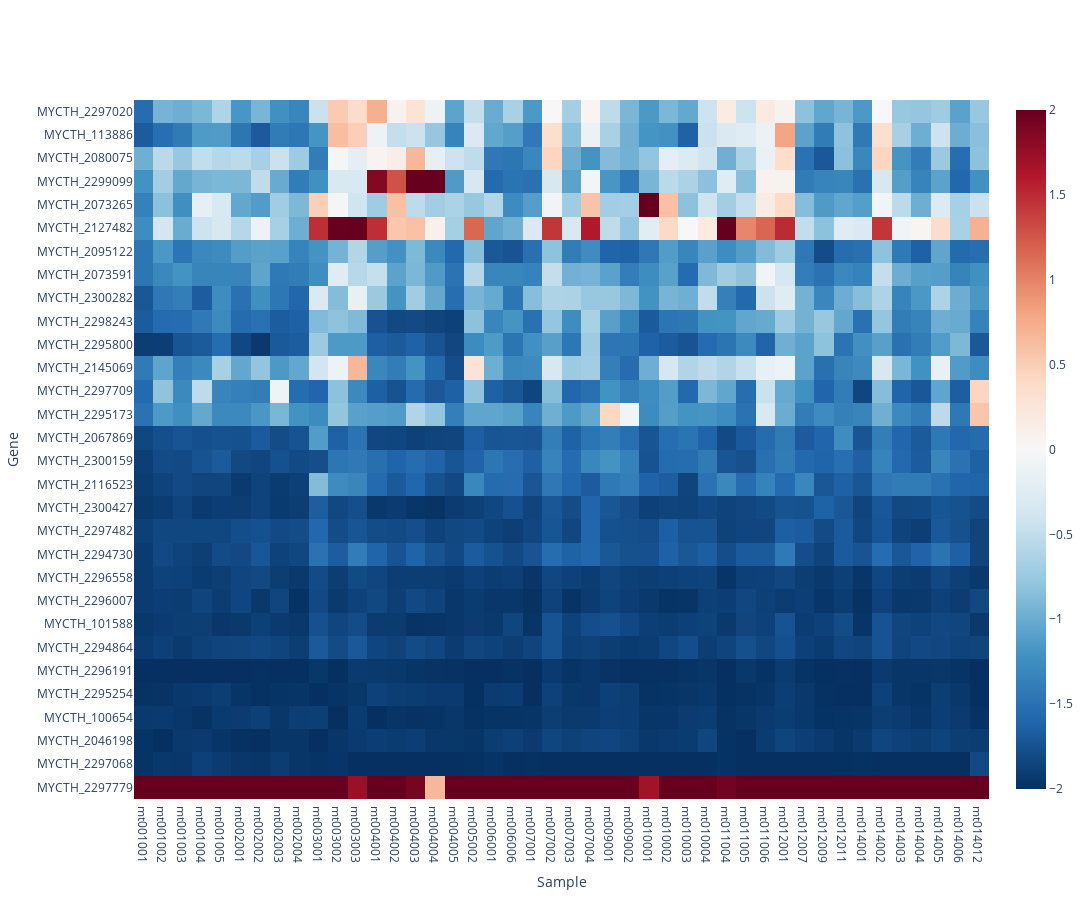

The code cell stored with this chart in its notebook:
### Markdown cell above
### 添加聚类

### Code cell
import numpy as np
import pandas as pd
import plotly.graph_objects as go
from scipy.cluster.hierarchy import linkage, leaves_list

def create_heatmap_without_sample_clustering(df, color='RdBu_r'):

    # 第一列改名为gene_id，并设置为索引
    df = df.rename(columns={df.columns[0]: 'gene_id'})
    df = df.set_index('gene_id')

    # 数据归一化
    df_normalized = df.apply(lambda x: np.interp(x, (x.min(), x.max()), (-2, 2)))

    # 对基因（行）进行层次聚类
    gene_linkage = linkage(df_normalized, method='average')
    gene_order = leaves_list(gene_linkage)

    # # 对样本（列）进行层次聚类
    # sample_linkage = linkage(df_normalized.T, method='average')
    # sample_order = leaves_list(sample_linkage)

    # 重排数据矩阵
    df_clustered = df_normalized.iloc[gene_order]
    # df_clustered = df_normalized.iloc[gene_order,sample_order]

    # 创建热图
    fig = go.Figure(data=go.Heatmap(
        z=df_clustered,
        x=df_clustered.columns,
        y=df_clustered.index,
        colorscale=color,
        hovertemplate='Sample: %{x}<br>Gene: %{y}<br>Exp: %{z:.3f}<extra></extra>'
    ))

    # 设置轴标签
    fig.update_layout(
        xaxis_title="Sample",
        yaxis_title="Gene",
        width=1200,
        height=900,
    )

    return fig

create_heatmap_without_sample_clustering(df)

### Figure 1 — Plotly figure (JSON) as saved in the notebook; plotly's stock layout.template omitted (floating-point values rounded to 4 significant figures; data arrays with more than 128 entries replaced by an {"elided": "..."} marker saying what was removed)
{"data": [{"colorscale": [[0, "rgb(5,48,97)"], [0.1, "rgb(33,102,172)"], [0.2, "rgb(67,147,195)"], [0.3, "rgb(146,197,222)"], [0.4, "rgb(209,229,240)"], [0.5, "rgb(247,247,247)"], [0.6, "rgb(253,219,199)"], [0.7, "rgb(244,165,130)"], [0.8, "rgb(214,96,77)"], [0.9, "rgb(178,24,43)"], [1, "rgb(103,0,31)"]], "hovertemplate": "Sample: %{x}<br>Gene: %{y}<br>Exp: %{z:.3f}<extra></extra>", "type": "heatmap", "x": ["mt001001", "mt001002", "mt001003", "mt001004", "mt001005", "mt002001", "mt002002", "mt002003", "mt002004", "mt003001", "mt003002", "mt003003", "mt004001", "mt004002", "mt004003", "mt004004", "mt004005", "mt005002", "mt006001", "mt006006", "mt007001", "mt007002", "mt007003", "mt007004", "mt009001", "mt009002", "mt010001", "mt010002", "mt010003", "mt010004", "mt011004", "mt011005", "mt011006", "mt012001", "mt012007", "mt012009", "mt012011", "mt014001", "mt014002", "mt014003", "mt014004", "mt014005", "mt014006", "mt014012"], "y": ["MYCTH_2297779", "MYCTH_2297068", "MYCTH_2046198", "MYCTH_100654", "MYCTH_2295254", "MYCTH_2296191", "MYCTH_2294864", "MYCTH_101588", "MYCTH_2296007", "MYCTH_2296558", "MYCTH_2294730", "MYCTH_2297482", "MYCTH_2300427", "MYCTH_2116523", "MYCTH_2300159", "MYCTH_2067869", "MYCTH_2295173", "MYCTH_2297709", "MYCTH_2145069", "MYCTH_2295800", "MYCTH_2298243", "MYCTH_2300282", "MYCTH_2073591", "MYCTH_2095122", "MYCTH_2127482", "MYCTH_2073265", "MYCTH_2299099", "MYCTH_2080075", "MYCTH_113886", "MYCTH_2297020"], "z": {"elided": "30x44 float values"}}], "layout": {"height": 900, "width": 1200, "xaxis": {"title": {"text": "Sample"}}, "yaxis": {"title": {"text": "Gene"}}}}
